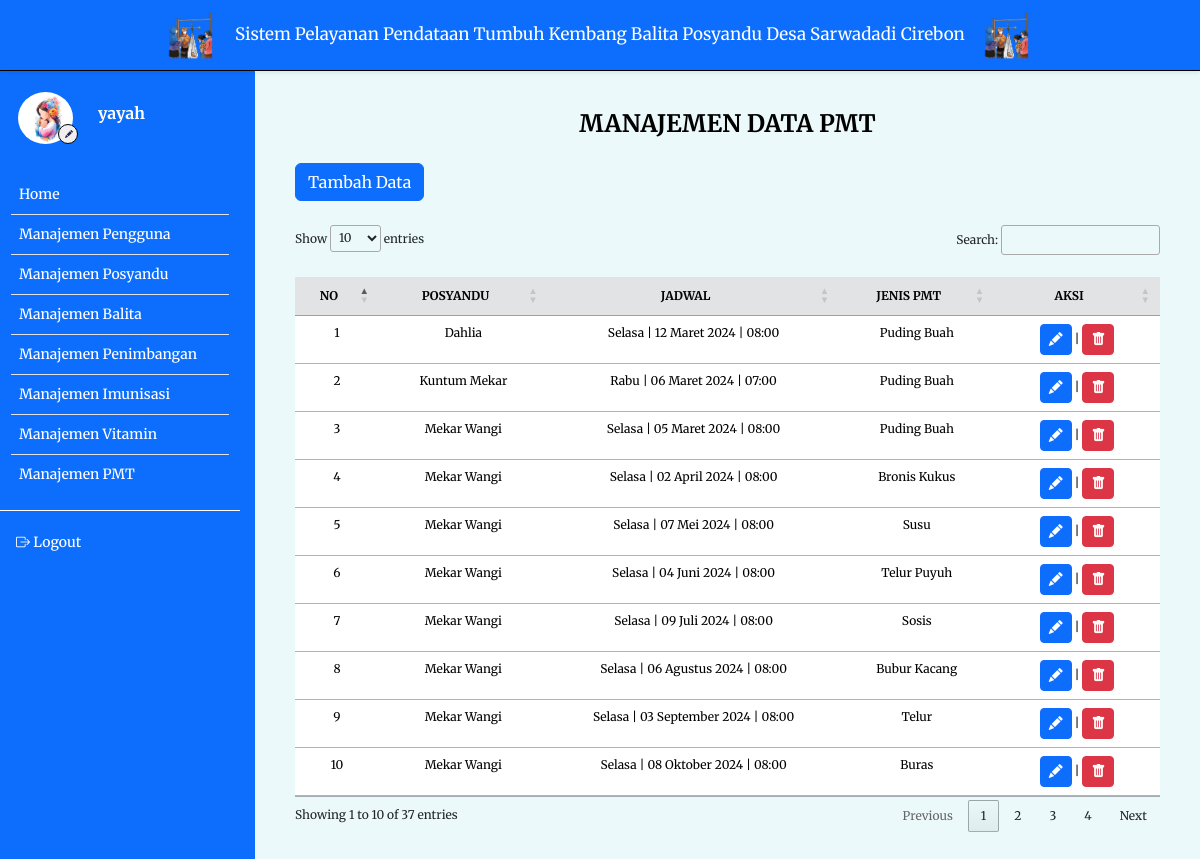
Screenshot of /pmt/index.php (signed in) with the database file from the repository.
### tables this page shows
CREATE TABLE `user` (
  `id_user` int(11) NOT NULL,
  `username` varchar(45) NOT NULL,
  `password` varchar(100) NOT NULL,
  `nama` varchar(50) NOT NULL,
  `alamat` text NOT NULL,
  `noTelp` varchar(15) NOT NULL,
  `role` varchar(10) NOT NULL
);

CREATE TABLE `pmt` (
  `idpmt` int(11) NOT NULL,
  `idjadwal` int(11) NOT NULL,
  `jenis_pmt` varchar(70) NOT NULL
);

CREATE TABLE `posyandu` (
  `id_posyandu` int(11) NOT NULL,
  `nama_posyandu` varchar(50) NOT NULL,
  `alamat_posyandu` varchar(100) NOT NULL
);

CREATE TABLE `jdw_posyandu` (
  `idjadwal` int(11) NOT NULL,
  `idposyandu` int(11) NOT NULL,
  `jadwal` datetime NOT NULL
);

### controller/mainController.php (called while the page is built, shortened)
<?php
$conn = mysqli_connect("localhost", "root", "", "posyandu");
function query($query)
{
    global $conn;
    $result = mysqli_query($conn, $query);
    $rows = [];
    while ($row = mysqli_fetch_assoc($result)) {
        $rows[] = $row;
    }
    return $rows;
}
function generateRandomKey()
{
    $keyLength = 32;
    $randomBytes = openssl_random_pseudo_bytes($keyLength, $strong);
    if (!$strong) {
        $randomBytes = random_bytes($keyLength);
    }
    return base64_encode($randomBytes);
}
function enkripsi($kata)
{
    $key = generateRandomKey();
    $string = openssl_encrypt($kata, 'AES-256-CBC', $key, 0, substr($key, 0, 16));
    $hasilEnkripsi = base64_encode($key . $string);
    return $hasilEnkripsi;
}
function dekripsi($kata)
{
    $string = base64_decode($kata);
    $key = substr($string, 0, 44);
    $enkripsi = substr($string, 44);
    $hasil = openssl_decrypt($enkripsi, 'AES-256-CBC', $key, 0, substr($key, 0, 16));
    return $hasil;
}
function cari_user() {
    $id = dekripsi($_COOKIE['posyandu']);
    $user = query("SELECT * FROM user WHERE id_user = $id")[0];
    return $user;
}
function translate($kata) {
    $hari_inggris = ['Sunday', 'Monday', 'Tuesday', 'Wednesday', 'Thursday', 'Friday', 'Saturday'];
    $hari_indo = ['Minggu', 'Senin', 'Selasa', 'Rabu', 'Kamis', 'Jumat', 'Sabtu'];
    $bulan_inggris = ['January', 'February', 'March', 'April', 'May', 'June', 'July', 'August', 'September', 'October', 'November', 'December'];
    $bulan_indo = ['Januari', 'Februari', 'Maret', 'April', 'Mei', 'Juni', 'Juli', 'Agustus', 'September', 'Oktober', 'November', 'Desember'];
    $ganti_hari = str_replace($hari_inggris, $hari_indo, $kata);
    $ganti_bulan = str_replace($bulan_inggris, $bulan_indo, $ganti_hari);
    return $ganti_bulan;
}
function cari_tanggal($tanggal, $format) {
    $waktu_convert = strtotime($tanggal);
    $jadwal_convert = date($format, $waktu_convert);
    $jadwal = translate($jadwal_convert);
    return $jadwal;
}
?>

### pmt/index.php (the view, shortened to what this page needs)
<?php
$pmt = query("SELECT * FROM pmt ORDER BY idjadwal ASC");
?>
<!DOCTYPE html>
<html lang="en">
<head>
    <link href="https://cdn.jsdelivr.net/npm/bootstrap@5.3.2/dist/css/bootstrap.min.css" rel="stylesheet"
 />
    <link rel="stylesheet" href="https://cdn.jsdelivr.net/npm/bootstrap-icons@1.9.1/font/bootstrap-icons.css" />
    <link rel="stylesheet" href="https://cdn.datatables.net/1.13.4/css/jquery.dataTables.min.css">
    <link rel="stylesheet" href="../style.css">
</head>
<body>
    <nav class="navbar bg-body-tertiary p-0">
        <div class="container-fluid justify-content-center p-3">
            <?php
            require_once('../navbar/navbar_admin.php');
            ?>
        </div>
    </nav>
    <div class="main-container m-0">
        <div class="d-flex">
            <?php
            require_once('../navbar/sidebar.php');
            ?>
            <div class="contents">
                <h4 class="text-center fw-bold" style="color: black;">MANAJEMEN DATA PMT</h4>
                <div class="mt-4">
                    <a class="btn btn-primary" href="input.php">
                        Tambah Data
                    </a>
                </div>
                <div class="mt-4">
                    <table id="example" class="table table-hover text-center">
                        <thead>
                            <tr class="table-secondary">
                                <th class="text-center" scope="col">NO</th>
                                <th class="text-center" scope="col">POSYANDU</th>
                                <th class="text-center" scope="col">JADWAL</th>
                                <th class="text-center" scope="col">JENIS PMT</th>
                                <th class="text-center" scope="col" style="width: 130px;">AKSI</th>
                            </tr>
                        </thead>
                        <tbody>
                            <?php
                            $i = 1;
                            foreach ($pmt as $p):
                                $id_jadwal = $p['idjadwal'];
                                $data_jadwal = query("SELECT * FROM jdw_posyandu WHERE idjadwal = $id_jadwal")[0];
                                $id_posyandu = $data_jadwal['idposyandu'];
                                $data_posyandu = query("SELECT * FROM posyandu WHERE id_posyandu = $id_posyandu")[0];
                                $jadwal = cari_tanggal($data_jadwal['jadwal'], 'l | d F Y | H:i');
                                ?>
                                <tr>
                                    <td>
                                        <?= $i; ?>
                                    </td>
                                    <td>
                                        <?= $data_posyandu['nama_posyandu']; ?>
                                    </td>
                                    <td>
                                        <?= $jadwal; ?>
                                    </td>
                                    <td>
                                        <?= $p['jenis_pmt']; ?>
                                    </td>
                                    <td>
                                        <a class="text-decoration-none" href="edit.php?id=<?= enkripsi($p['idpmt']); ?>">
                                            <button class="btn btn-sm btn-primary"><i
                                                    class="bi bi-pencil-fill"></i></button>
                                        </a>
                                        |
                                        <a class="delete bg-danger" id="delete" onclick="deletePMT(<?= $p['idpmt']; ?>)">
                                            <button class="btn btn-sm btn-danger"><i class="bi bi-trash-fill"></i></button>
                                        </a>
                                    </td>
                                </tr>
                                <?php
                                $i++;
                            endforeach;
                            ?>
                        </tbody>
                    </table>
                </div>
            </div>
        </div>
    </div>
</body>
</html>

### navbar/sidebar.php (shortened to what this page needs)
<?php
require_once '../controller/mainController.php';
$user = cari_user();
?>
<div class="sidebar bg-primary" id="side_nav">
    <div class="content-side">
        <div class="profil">
            <div class="row d-flex align-items-center">
                <div class="col-sm-5 me-0">
                    <img src="../image/img6.jpg" class="rounded-circle" alt="profi">
                    <a href="../profil">
                        <button class="rounded-circle"><i class="bi bi-pencil-fill"></i></button>
                    </a>
                </div>
                <div class="col-sm-7 m-0">
                    <h6 class="fw-bold text-white">
                        <?= $user['nama']; ?>
                    </h6>
                </div>
            </div>
        </div>
        <div class="">
            <ul class="list-group list-group-flush pt-4 fw-medium">
                <li class="list-group-item">
                    <a href="../admin" class="text-decoration-none d-block">
                        <span>Home</span>
                    </a>
                </li>
                <li class="list-group-item">
                    <a href="../pengguna" class="text-decoration-none d-block">
                        <span>Manajemen Pengguna</span>
                    </a>
                </li>
                <li class="list-group-item">
                    <a href="../dataPosyandu" class="text-decoration-none d-block">
                        <span>Manajemen Posyandu</span>
                    </a>
                </li>
                <li class="list-group-item">
                    <a href="../balita" class="text-decoration-none d-block">
                        <span>Manajemen Balita</span>
                    </a>
                </li>
                <li class="list-group-item">
                    <a href="../penimbangan" class="text-decoration-none d-block">
                        <span>Manajemen Penimbangan</span>
                    </a>
                </li>
                <li class="list-group-item">
                    <a href="../imunisasi" class="text-decoration-none d-block">
                        <span>Manajemen Imunisasi</span>
                    </a>
                </li>
                <li class="list-group-item">
                    <a href="../vitamin" class="text-decoration-none d-block">
                        <span>Manajemen Vitamin</span>
                    </a>
                </li>
                <li class="list-group-item">
                    <a href="../pmt" class="text-decoration-none d-block">
                        <span>Manajemen PMT</span>
                    </a>
                </li>
            </ul>
        </div>
        <hr class="hr-color">
        <ul class="list-unstyled fw-medium pb-5">
            <li>
                <a href="../logout.php" class="text-decoration-none d-block">
                    <i class="bi bi-box-arrow-right"></i>
                    <span>Logout</span>
                </a>
            </li>
        </ul>
    </div>
</div>

### style.css (style rules this page uses)
* { font-family: "Merriweather", serif; }
body { font-family: sans-serif; background: #ebf9fb; }
.contents .dataTables_wrapper, .contents .filter input, .contents table.dataTable { font-size: 12px; }
.content, .contents { min-height: 100vh; width: 100%; }
.contents { margin: 100px 0; padding: 10px 40px; }
.navbar { z-index: 1; display: flex; position: fixed; width: 100%; border-bottom: 1px solid black; }
.sidebar { min-width: 255px; max-width: 255px; transition: all ease-in 0.3s; min-height: 100vh; }
hr.hr-color { color: white; opacity: 1; }
.sidebar ul { padding: 0 11px; }
.sidebar li a { color: white; padding: 5px; font-size: 14px; margin-left: 0; }
.sidebar .list-group-item { padding: 4px 3px; }
.sidebar .list-group-item { background-color: transparent; }
.content-side { position: fixed; margin-top: 60px; width: 240px; }
.sidebar .profil { padding-top: 25px; }
.sidebar .profil img { width: 55px; height: 66px; padding: 7px 0; display: block; transition: all ease-in 0.3s; object-fit: cover; }
.sidebar .profil button { border: 1px solid black; position: absolute; margin-top: -27px; margin-left: 61px; width: 20px; height: 20px; }
.sidebar .profil a button { margin-left: 40px; }
.sidebar .profil .d-flex .col-sm-5 { padding-left: 30px; padding-right: 0; }
.sidebar .profil .d-flex .col-sm-7 { padding: 0; }
.sidebar .profil button i { font-size: 8px; color: #272247; margin-top: -6px; margin-left: -3px; position: absolute; }

### rows the page displays
user: nama "yayah"
pmt: posyandu.nama_posyandu "Dahlia", idjadwal.jadwal "Selasa | 12 Maret 2024 | 08:00", jenis_pmt "Puding Buah"
pmt: posyandu.nama_posyandu "Kuntum Mekar", idjadwal.jadwal "Rabu | 06 Maret 2024 | 07:00", jenis_pmt "Puding Buah"
pmt: posyandu.nama_posyandu "Mekar Wangi", idjadwal.jadwal "Selasa | 05 Maret 2024 | 08:00", jenis_pmt "Puding Buah"
pmt: posyandu.nama_posyandu "Mekar Wangi", idjadwal.jadwal "Selasa | 02 April 2024 | 08:00", jenis_pmt "Bronis Kukus"
pmt: posyandu.nama_posyandu "Mekar Wangi", idjadwal.jadwal "Selasa | 07 Mei 2024 | 08:00", jenis_pmt "Susu"
pmt: posyandu.nama_posyandu "Mekar Wangi", idjadwal.jadwal "Selasa | 04 Juni 2024 | 08:00", jenis_pmt "Telur Puyuh"
pmt: posyandu.nama_posyandu "Mekar Wangi", idjadwal.jadwal "Selasa | 09 Juli 2024 | 08:00", jenis_pmt "Sosis"
pmt: posyandu.nama_posyandu "Mekar Wangi", idjadwal.jadwal "Selasa | 06 Agustus 2024 | 08:00", jenis_pmt "Bubur Kacang"
pmt: posyandu.nama_posyandu "Mekar Wangi", idjadwal.jadwal "Selasa | 03 September 2024 | 08:00", jenis_pmt "Telur"
pmt: posyandu.nama_posyandu "Mekar Wangi", idjadwal.jadwal "Selasa | 08 Oktober 2024 | 08:00", jenis_pmt "Buras"
